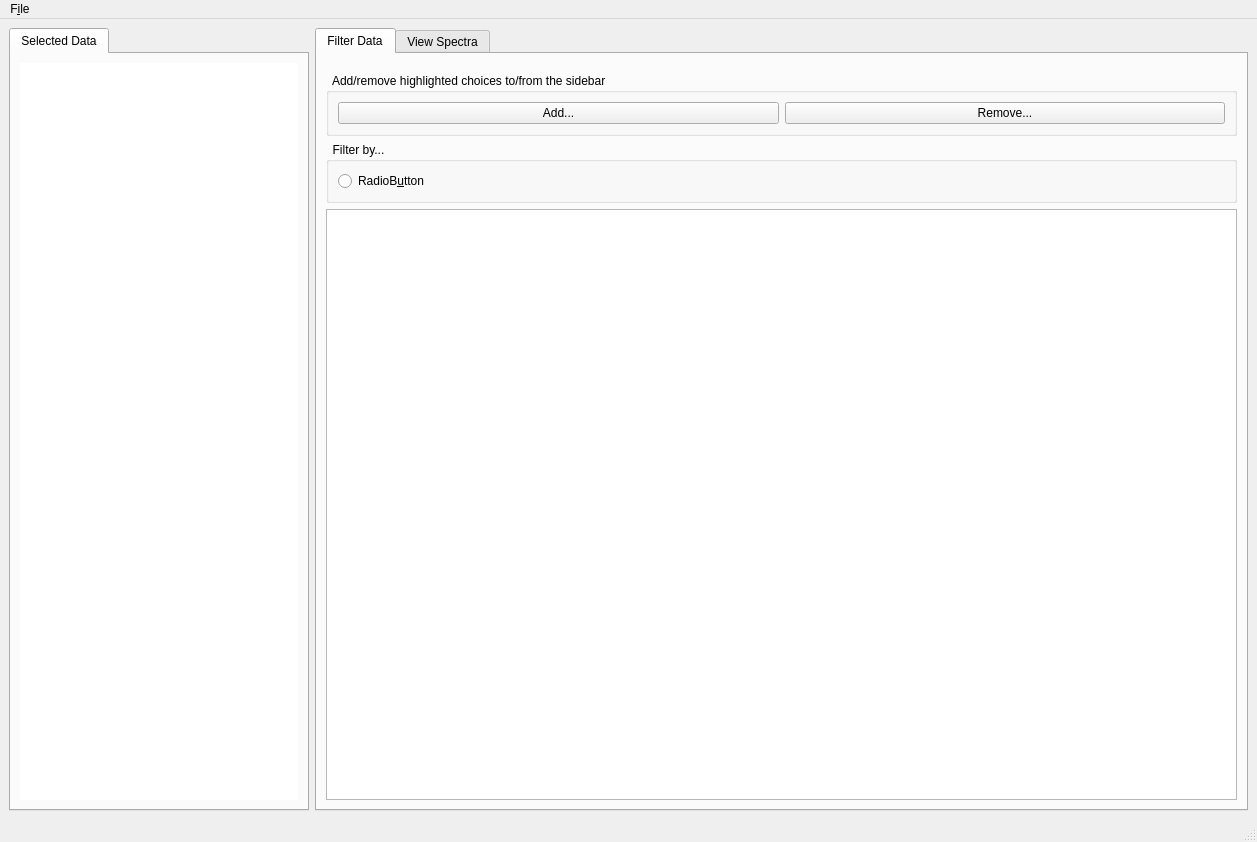
<?xml version="1.0" encoding="UTF-8"?>
<ui version="4.0">
 <class>MainWindow</class>
 <widget class="QMainWindow" name="MainWindow">
  <property name="geometry">
   <rect>
    <x>0</x>
    <y>0</y>
    <width>1257</width>
    <height>842</height>
   </rect>
  </property>
  <property name="windowTitle">
   <string>MainWindow</string>
  </property>
  <widget class="QWidget" name="MainWindowFrame">
   <property name="autoFillBackground">
    <bool>false</bool>
   </property>
   <layout class="QHBoxLayout" name="horizontalLayout">
    <item>
     <widget class="QTabWidget" name="SelectedData">
      <property name="sizePolicy">
       <sizepolicy hsizetype="Preferred" vsizetype="Expanding">
        <horstretch>0</horstretch>
        <verstretch>0</verstretch>
       </sizepolicy>
      </property>
      <property name="minimumSize">
       <size>
        <width>300</width>
        <height>0</height>
       </size>
      </property>
      <property name="currentIndex">
       <number>0</number>
      </property>
      <widget class="QWidget" name="SelectedDataFrame">
       <attribute name="title">
        <string>Selected Data</string>
       </attribute>
       <layout class="QVBoxLayout" name="verticalLayout_3">
        <item>
         <widget class="QTableView" name="SelectedDataTable">
          <property name="sizePolicy">
           <sizepolicy hsizetype="MinimumExpanding" vsizetype="Expanding">
            <horstretch>0</horstretch>
            <verstretch>0</verstretch>
           </sizepolicy>
          </property>
          <property name="focusPolicy">
           <enum>Qt::NoFocus</enum>
          </property>
          <property name="frameShape">
           <enum>QFrame::NoFrame</enum>
          </property>
          <property name="frameShadow">
           <enum>QFrame::Plain</enum>
          </property>
          <property name="lineWidth">
           <number>0</number>
          </property>
          <property name="sizeAdjustPolicy">
           <enum>QAbstractScrollArea::AdjustToContents</enum>
          </property>
          <property name="editTriggers">
           <set>QAbstractItemView::NoEditTriggers</set>
          </property>
          <property name="alternatingRowColors">
           <bool>true</bool>
          </property>
          <property name="selectionMode">
           <enum>QAbstractItemView::ExtendedSelection</enum>
          </property>
          <property name="selectionBehavior">
           <enum>QAbstractItemView::SelectItems</enum>
          </property>
          <attribute name="horizontalHeaderCascadingSectionResizes">
           <bool>false</bool>
          </attribute>
          <attribute name="horizontalHeaderDefaultSectionSize">
           <number>100</number>
          </attribute>
          <attribute name="horizontalHeaderMinimumSectionSize">
           <number>1</number>
          </attribute>
          <attribute name="horizontalHeaderShowSortIndicator" stdset="0">
           <bool>false</bool>
          </attribute>
          <attribute name="horizontalHeaderStretchLastSection">
           <bool>true</bool>
          </attribute>
          <attribute name="verticalHeaderVisible">
           <bool>false</bool>
          </attribute>
          <attribute name="verticalHeaderHighlightSections">
           <bool>false</bool>
          </attribute>
          <attribute name="verticalHeaderShowSortIndicator" stdset="0">
           <bool>false</bool>
          </attribute>
         </widget>
        </item>
       </layout>
      </widget>
     </widget>
    </item>
    <item>
     <widget class="QTabWidget" name="GuiTabs">
      <property name="currentIndex">
       <number>0</number>
      </property>
      <widget class="QWidget" name="FilterData">
       <attribute name="title">
        <string>Filter Data</string>
       </attribute>
       <layout class="QVBoxLayout" name="verticalLayout">
        <item>
         <spacer name="verticalSpacer">
          <property name="orientation">
           <enum>Qt::Vertical</enum>
          </property>
          <property name="sizeType">
           <enum>QSizePolicy::Minimum</enum>
          </property>
          <property name="sizeHint" stdset="0">
           <size>
            <width>20</width>
            <height>10</height>
           </size>
          </property>
         </spacer>
        </item>
        <item>
         <widget class="QGroupBox" name="FilterGroup1">
          <property name="title">
           <string>  Add/remove highlighted choices to/from the sidebar</string>
          </property>
          <layout class="QHBoxLayout" name="horizontalLayout_2">
           <item>
            <widget class="QPushButton" name="FilterAddButton">
             <property name="text">
              <string>Add...</string>
             </property>
            </widget>
           </item>
           <item>
            <widget class="QPushButton" name="FilterRemButton">
             <property name="text">
              <string>Remove...</string>
             </property>
            </widget>
           </item>
          </layout>
         </widget>
        </item>
        <item>
         <widget class="QGroupBox" name="FilterGroup2">
          <property name="title">
           <string>  Filter by...</string>
          </property>
          <layout class="QVBoxLayout" name="verticalLayout_4">
           <item>
            <widget class="QRadioButton" name="FilterRad1">
             <property name="text">
              <string>RadioB&amp;utton</string>
             </property>
            </widget>
           </item>
          </layout>
         </widget>
        </item>
        <item>
         <widget class="QTableView" name="FiltertableView">
          <property name="sizePolicy">
           <sizepolicy hsizetype="MinimumExpanding" vsizetype="Expanding">
            <horstretch>0</horstretch>
            <verstretch>0</verstretch>
           </sizepolicy>
          </property>
          <property name="focusPolicy">
           <enum>Qt::NoFocus</enum>
          </property>
          <property name="frameShape">
           <enum>QFrame::StyledPanel</enum>
          </property>
          <property name="frameShadow">
           <enum>QFrame::Sunken</enum>
          </property>
          <property name="sizeAdjustPolicy">
           <enum>QAbstractScrollArea::AdjustIgnored</enum>
          </property>
          <property name="editTriggers">
           <set>QAbstractItemView::NoEditTriggers</set>
          </property>
          <property name="alternatingRowColors">
           <bool>true</bool>
          </property>
          <property name="selectionMode">
           <enum>QAbstractItemView::ExtendedSelection</enum>
          </property>
          <property name="selectionBehavior">
           <enum>QAbstractItemView::SelectRows</enum>
          </property>
          <property name="sortingEnabled">
           <bool>true</bool>
          </property>
          <attribute name="horizontalHeaderCascadingSectionResizes">
           <bool>false</bool>
          </attribute>
          <attribute name="horizontalHeaderShowSortIndicator" stdset="0">
           <bool>true</bool>
          </attribute>
          <attribute name="horizontalHeaderStretchLastSection">
           <bool>true</bool>
          </attribute>
          <attribute name="verticalHeaderVisible">
           <bool>false</bool>
          </attribute>
          <attribute name="verticalHeaderHighlightSections">
           <bool>false</bool>
          </attribute>
          <attribute name="verticalHeaderShowSortIndicator" stdset="0">
           <bool>false</bool>
          </attribute>
         </widget>
        </item>
       </layout>
      </widget>
      <widget class="QWidget" name="PlotSpectra">
       <attribute name="title">
        <string>View Spectra</string>
       </attribute>
       <layout class="QVBoxLayout" name="verticalLayout_2">
        <item>
         <widget class="QPushButton" name="PlotButton">
          <property name="text">
           <string>Plot</string>
          </property>
         </widget>
        </item>
        <item>
         <widget class="QWidget" name="matplotlib" native="true">
          <property name="sizePolicy">
           <sizepolicy hsizetype="Preferred" vsizetype="MinimumExpanding">
            <horstretch>0</horstretch>
            <verstretch>0</verstretch>
           </sizepolicy>
          </property>
          <property name="autoFillBackground">
           <bool>false</bool>
          </property>
          <layout class="QVBoxLayout" name="mpl_layout"/>
         </widget>
        </item>
       </layout>
      </widget>
     </widget>
    </item>
   </layout>
  </widget>
  <widget class="QMenuBar" name="menuBar">
   <property name="geometry">
    <rect>
     <x>0</x>
     <y>0</y>
     <width>1257</width>
     <height>29</height>
    </rect>
   </property>
   <widget class="QMenu" name="menuFile">
    <property name="title">
     <string>F&amp;ile</string>
    </property>
    <addaction name="actionExit_2"/>
   </widget>
   <addaction name="menuFile"/>
  </widget>
  <widget class="QStatusBar" name="statusBar"/>
  <action name="actionExit">
   <property name="text">
    <string>&amp;Exit</string>
   </property>
   <property name="menuRole">
    <enum>QAction::TextHeuristicRole</enum>
   </property>
  </action>
  <action name="actionLoad_Data">
   <property name="text">
    <string>&amp;Load Data</string>
   </property>
  </action>
  <action name="actionExit_2">
   <property name="text">
    <string>&amp;Exit</string>
   </property>
  </action>
 </widget>
 <resources/>
 <connections/>
</ui>
